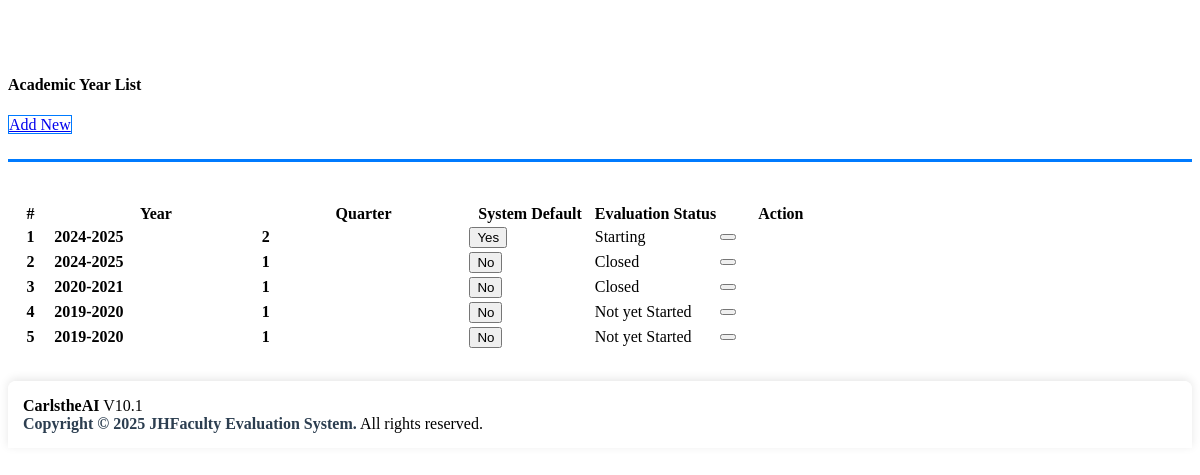
Screenshot of /admin/academic_list.php with the database file from the repository.
### tables this page shows
CREATE TABLE `academic_list` (
  `id` int(30) NOT NULL,
  `year` text NOT NULL,
  `semester` int(30) NOT NULL,
  `quarter` int(30) NOT NULL DEFAULT 1,
  `is_default` tinyint(1) NOT NULL DEFAULT 0,
  `status` int(1) NOT NULL DEFAULT 0 COMMENT '0=Pending,1=Start,2=Closed'
);

### admin/academic_list.php (the view, shortened to what this page needs)
<?php include'db_connect.php' ?>
<div class="col-lg-12">
	<div class="card card-outline card-success">
		<div class="card-header">
			<h4 class="card-title"><B>Academic Year List</B></h4>
			<div class="card-tools">
				<a class="btn btn-block btn-sm btn-default btn-flat border-primary new_academic" href="javascript:void(0)"style="border:1.5px solid #007bff !important;><i class="fa fa-plus"></i> Add New</a>
			</div>
		</div>
		<div class="card-body">
			<table class="table tabe-hover table-bordered" id="list">
				<colgroup>
					<col width="5%">
					<col width="25%">
					<col width="25%">
					<col width="15%">
					<col width="15%">
					<col width="15%">
				</colgroup>
				<thead>
					<tr>
						<th class="text-center">#</th>
						<th>Year</th>
						<th>Quarter</th>
						<th>System Default</th>
						<th>Evaluation Status</th>
						<th>Action</th>
					</tr>
				</thead>
				<tbody>
					<?php
					$i = 1;
					$qry = $conn->query("SELECT * FROM academic_list order by abs(year) desc,abs(quarter) desc ");
					while($row= $qry->fetch_assoc()):
					?>
					<tr>
						<th class="text-center"><?php echo $i++ ?></th>
						<td><b><?php echo $row['year'] ?></b></td>
						<td><b><?php echo $row['quarter'] ?></b></td>
						<td class="text-center">
							<?php if($row['is_default'] == 0): ?>
								<button type="button" class="btn btn-secondary bg-gradient-secondary col-sm-4 btn-flat btn-sm px-1 py-0 make_default" data-id="<?php echo $row['id'] ?>">No</button>
							<?php else: ?>
								<button type="button" class="btn btn-primary bg-gradient-primary col-sm-4 btn-flat btn-sm px-1 py-0">Yes</button>
							<?php endif; ?>
						</td>
						<td class="text-center">
							<?php if($row['status'] == 0): ?>
								<span class="badge badge-secondary">Not yet Started</span>
							<?php elseif($row['status'] == 1): ?>
								<span class="badge badge-success">Starting</span>
							<?php elseif($row['status'] == 2): ?>
								<span class="badge badge-primary">Closed</span>
							<?php endif; ?>
						</td>
						<td class="text-center">
		                    <div class="btn-group">
		                        <button type="button" class="btn btn-danger btn-flat delete_academic" data-id="<?php echo $row['id'] ?>">
		                        </button>
	                      </div>
						</td>
					</tr>
				<?php endwhile; ?>
				</tbody>
			</table>
		</div>
	</div>
</div>
<?php include 'admin_footer.php'; ?>

### admin/academic_list.php (style rules this page uses)
.col-lg-12 { padding-top: 30px !important; margin-top: 25px !important; }
.card-header { margin-bottom: 40px !important; padding-bottom: 25px !important; border-bottom: 3px solid #007bff; }

### rows the page displays
academic_list: year "2024-2025", quarter "2", is_default "Yes", status "Starting"
academic_list: year "2024-2025", quarter "1", status "Closed"
academic_list: year "2020-2021", quarter "1", status "Closed"
academic_list: year "2019-2020", quarter "1", status "Not yet Started"
academic_list: year "2019-2020", quarter "1", status "Not yet Started"
